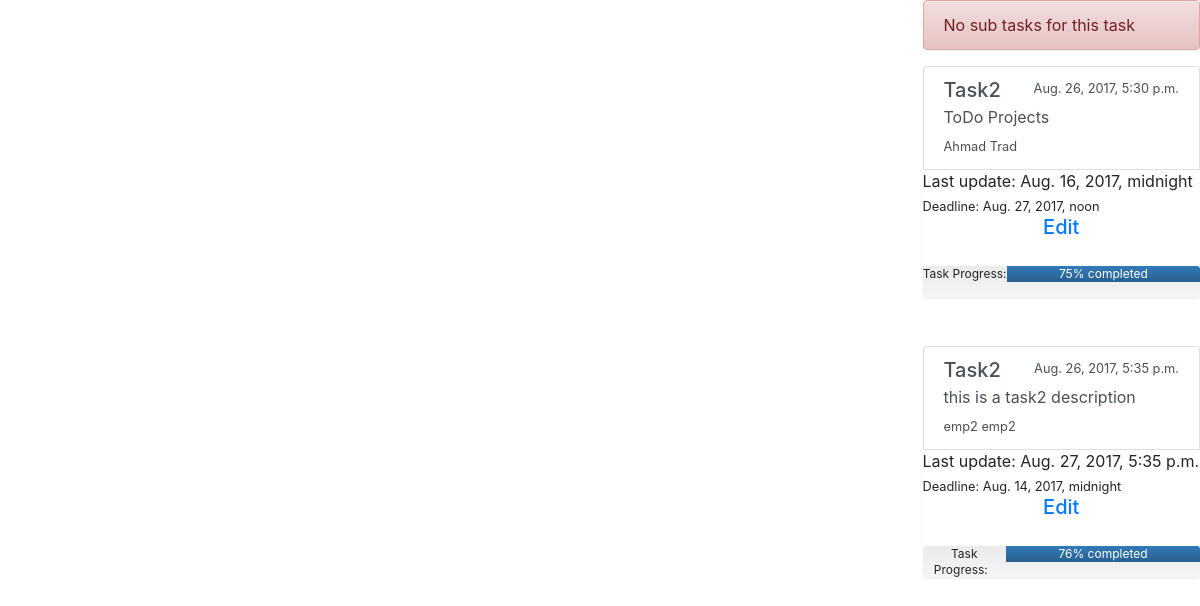
Page /subtask/2/ on the earlier database version.
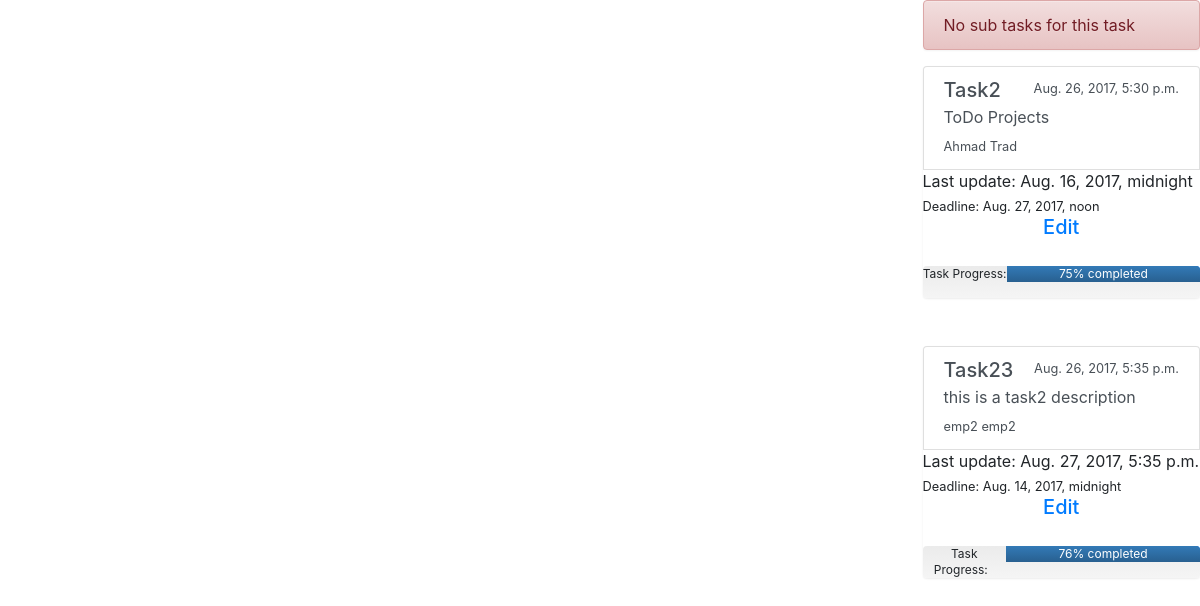
Same page on the later database version.
### TMS/models.py (models this page shows)
class Task(models.Model):
	title = models.CharField(max_length=100, null = True, blank = True)
	description = models.CharField(max_length=500)
	creationdate = models.DateTimeField(default=timezone.now)
	updatedate = models.DateTimeField(null = True, blank = True)
	deadline = models.DateTimeField(null = True, blank = True)
	progress = models.IntegerField(validators=[MinValueValidator(0), MaxValueValidator(100)])
	iscompleted = models.BooleanField(default=False)
	owner = models.ForeignKey(Employee, null = True, blank = True)

class Employee(models.Model):
	firstname = models.CharField(max_length=100, db_index=True)
	lastname = models.CharField(max_length=100)
	employeetype = models.CharField(max_length=30, null = True, blank = True)
	user = models.ForeignKey(User, db_index=True)
	def __str__(self):
		return "{} {}".format(self.firstname, self.lastname)

### TMS/views.py (the view)
# urls.py: url(r"^subtask/(?P<task_id>\d+)/$", views.subtasks, name="sub_task"),
def subtasks(request, task_id):
	message = None
	subtasks = SubTask.objects.filter(task__id = int(task_id))
	if not subtasks:
		message = "No sub tasks for this task"
		tasks = Task.objects.all()
		return render(request, "index.html", {
		"tasks": tasks,
		"message": message
		})
	else:
		return render(request, "sub_task.html",{
			"subtasks": subtasks
			})

### TMS/templates/index.html (shortened to what this page needs)
{% extends 'base.html' %}
{% block content %}
	<div class="row justify-content-end">
		<div class="col-sm-3 align-self-end">
			{% if message %}
				<div class="alert alert-danger">{{ message }}</div>
			{% endif %}
			{% for task in tasks %}
				<div class="list-group">
			  		<a href="/subtask/{{ task.id }}" class="list-group-item list-group-item-action flex-column align-items-start"  data-toggle="list" role="tab" >
				    <div class="d-flex w-100 justify-content-between">
					    <h5 class="mb-1">{{ task.title }}</h5>
					    <small>{{ task.creationdate }}</small>
				    </div>
				  	<p class="mb-1">{{ task.description }}</p>
				    <small>{{ task.owner }}</small>
				  	</a>
				  	<p class="mb-1">Last update: {{ task.updatedate }}</p>
				    <small>Deadline: {{ task.deadline }}</small>
				    <div class="d-flex w-100 justify-content-center">
					    <h5 class="mb-1"> <a href = "#" style=""> Edit </a></h5>
					</div>
				    <div class="progress">
						Task Progress: &nbsp; <div class="progress-bar" role="progressbar" style="width: {{ task.progress }}%;" aria-valuenow="25" aria-valuemin="0" aria-valuemax="100">{{ task.progress }}% completed</div>
					</div>
			    </div>
			   {% endfor %}
		</div>
	</div>
{% endblock %}

### TMS/templates/base.html (shortened to what this page needs)
{% load staticfiles %}
<!DOCTYPE html>
<html>
<head>
	<link rel="stylesheet" href="{% static 'css/bootstrap.min.css' %}">
	<link rel="stylesheet" href="{% static 'css/bootstrap-theme.min.css' %}">
	<link rel="stylesheet" href="{% static 'myfiles/css.css' %}">
</head>
<body>
	{% block content %}{% endblock %}
</body>
</html>

Differences in the rows shown:
changed Task "this is a task2 description": title "Task2" → "Task23"
